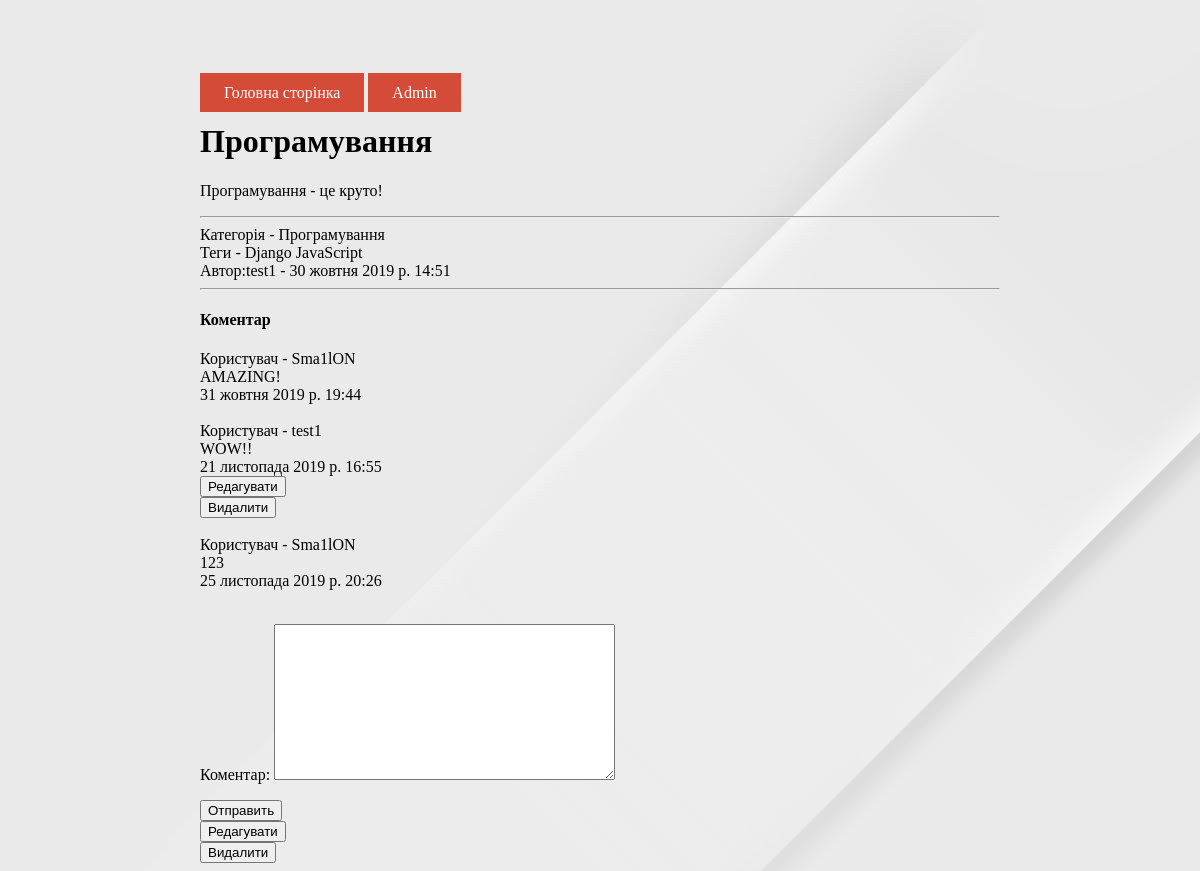
/single/1 (signed in), run on the app's committed database.
### blog/models.py (models this page shows, shortened)
class Blog(models.Model):
    user = models.ForeignKey(
        User,
        verbose_name="Автор",
        on_delete=models.CASCADE, default="")
    category = models.ForeignKey(
        Category,
        verbose_name="Категорія",
        on_delete=models.SET_NULL,
        null=True)
    title = models.CharField("Заголовок", max_length=70, default="")
    text_min = models.TextField("Текст", max_length=200, default="")
    text = models.TextField("Текст новини", default="")
    tags = models.ManyToManyField(Tag, verbose_name="Теги")
    created = models.DateTimeField("Дата створення", default=timezone.now)
    description = models.CharField("Опис", max_length=100, default="")
    keywords = models.CharField("Ключові слова", max_length=50, default="")
    class Meta:
        verbose_name = "Стаття"
        verbose_name_plural = "Статьї"

class Category(models.Model):
    title = models.CharField("Назва", max_length=50)
    class Meta:
        verbose_name = "Категорія"
        verbose_name_plural = "Категорії"
    def __str__(self):
        return self.title

class Tag(models.Model):
    title = models.CharField("Тег", max_length=50)
    class Meta:
        verbose_name = "Тег"
        verbose_name_plural = "Теги"

class Comments(models.Model):
    user = models.ForeignKey(
        User,
        verbose_name="Користувач",
        on_delete=models.CASCADE)
    new = models.ForeignKey(
        Blog,
        verbose_name="Новина",
        on_delete=models.CASCADE)
    text = models.TextField("Коментар")
    created = models.DateTimeField("Дата добавлення", auto_now_add=True, null=True)
    moderation = models.BooleanField("Модерація", default=False)
    class Meta:
        verbose_name = "Коментар"
        verbose_name_plural = "Коментарі"

### blog/views.py (the view)
# urls.py: path('single/<int:pk>', views.blog_detail, name="blog_detail"),
def blog_detail(request, pk):
    new = get_object_or_404(Blog, id=pk)
    comment = Comments.objects.filter(new=pk)
    if request.method == "POST":
        form = CommentForms(request.POST)
        if form.is_valid():
            form = form.save(commit=False)
            form.user = request.user
            form.new = new
            form.save()
            return redirect(blog_detail, pk)
    else:
        form = CommentForms()
    return render(request, "blog/blog_detail.html",
                  {"new": new,
                   "comments": comment,
                   "form": form})

### blog/forms.py
class CommentForms(ModelForm):
    class Meta:
        model = Comments
        fields = ('text',)

### templates/blog/blog_detail.html (shortened to what this page needs)
{% extends 'blog/base.html' %}
  {% load staticfiles %}
{% block content %}
    <h1>{{ new.title }}</h1>
    <p class="goo">{{ new.text }}</p><hr>
    Категорія - {{ new.category}}<br>
    Теги - {% for tag in new.tags.all %}
                 {{tag.title}}
            {% endfor %} <br>
    Автор:{{ new.user}} - {{ new.created}}<hr>
    <h4 class="goo">Коментар</h4>
    {% for comment in comments %}
        Користувач - {{comment.user}}<br>
        {{comment.text}}<br>
        {{comment.created}}<br>
        {% if user.is_authenticated and user == comment.user or user.is_superuser%}
        <form action="{% url 'edit_com' id=new.id cid=comment.id %}">
        <button type="submit">Редагувати</button></form>
        <form action="{% url 'del_com' id=new.id cid=comment.id %}">
         <button type="submit" class="knopka">Видалити</button>
        </form>
        {% endif %}<br>
    {% endfor %}
    {% if user.is_authenticated %}
    <form action="" method="post" >
            {{ form.as_p }}
            <button type="submit">Отправить</button>
    </form>
    {% if user == new.user or user.is_superuser%}
    <form action="{% url 'edit_post' id=new.id %}">
        <button type="submit">Редагувати</button>
    </form>
    <form action="{% url 'del_post' id=new.id %}">
         <button type="submit" class="knopka">Видалити</button>
    </form>
    {% endif %}
    {% endif %}
{% endblock content %}

### static/css/web.css (style rules this page uses)
body { padding: 7.5vh 100px 0 100px; font-family: var(--font); }

### data on the page
Blog: title "Програмування", text "Програмування - це круто!", category "Програмування", user "test1", created "30 жовтня 2019 р. 14:51"
Tag: title "Django"
Tag: title "JavaScript"
Comments: user "Sma1lON", text "AMAZING!", created "31 жовтня 2019 р. 19:44"
Comments: user "test1", text "WOW!!", created "21 листопада 2019 р. 16:55", shows "Редагувати"
Comments: user "Sma1lON", text "123", created "25 листопада 2019 р. 20:26"
